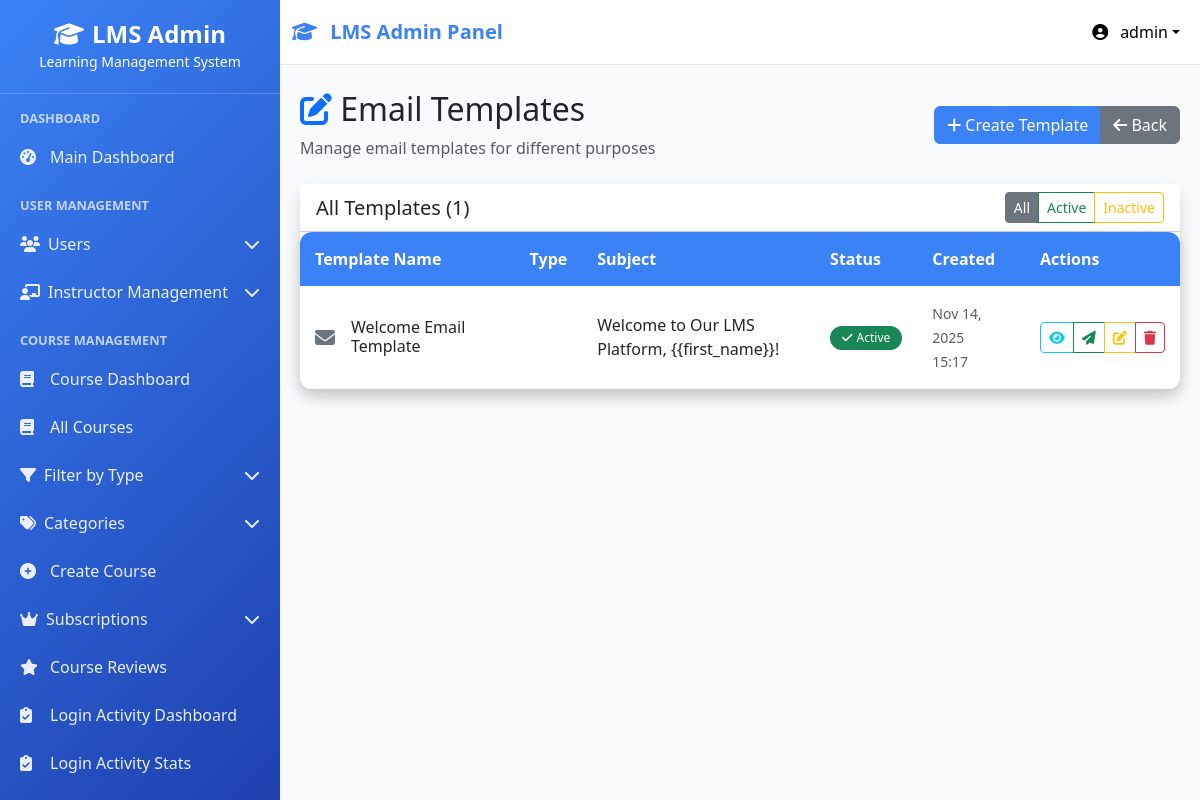
The page /email-templates/ (signed in) on the database its author committed.
### userss/models.py (models this page shows, shortened)
class CustomUser(AbstractUser):
    ROLE_CHOICES = (
    ("superadmin", "Super Admin"),
    ("instructor", "Instructor"),
    ("student", "Student"),
    ("webinar_user", "Webinar User"),  # Add this line
)
    role = models.CharField(max_length=20, choices=ROLE_CHOICES, default="student")
    phone_number = models.CharField(max_length=15, blank=True, null=True)
    profile_picture = models.ImageField(
        upload_to="profile_pics/", blank=True, null=True
    )
    bio = models.TextField(max_length=500, blank=True)
    date_of_birth = models.DateField(blank=True, null=True)
    address = models.TextField(max_length=200, blank=True)
    created_by = models.ForeignKey(
        "self",
        on_delete=models.SET_NULL,
        null=True,
        blank=True,
        related_name="created_users",
    )
    updated_at = models.DateTimeField(auto_now=True)
    class Meta:
        ordering = ["-date_joined"]
        verbose_name = "User"
        verbose_name_plural = "Users"

class EmailTemplate(models.Model):
    name = models.CharField(max_length=100)
    template_type = models.ForeignKey(
        EmailTemplateType,
        on_delete=models.CASCADE,
        related_name='templates'
    )
    subject = models.CharField(max_length=200)
    email_body = models.TextField()
    is_active = models.BooleanField(default=True)
    created_at = models.DateTimeField(auto_now_add=True)
    updated_at = models.DateTimeField(auto_now=True)
    created_by = models.ForeignKey(
        CustomUser,
        on_delete=models.SET_NULL,
        null=True,
        limit_choices_to={'role__in': ['superadmin', 'instructor']}
    )

### userss/views.py (the view)
# urls.py: path("email-templates/", views.manage_email_templates, name="manage_email_templates"),
@login_required
def manage_email_templates(request):
    if request.user.role != 'superadmin':
        return redirect('user_login')
    templates = EmailTemplate.objects.all().order_by('template_type')
    return render(request, 'email_management/templates.html', {'templates': templates})

### userss/templates/email_management/templates.html (shortened to what this page needs)
{% extends 'base.html' %}
{% block content %}
<div class="d-flex justify-content-between align-items-center mb-4">
    <div>
        <h2><i class="fas fa-edit text-primary"></i> Email Templates</h2>
        <p class="text-muted mb-0">Manage email templates for different purposes</p>
    </div>
    <div class="btn-group">
        <a href="{% url 'create_email_template' %}" class="btn btn-primary">
            <i class="fas fa-plus"></i> Create Template
        </a>
        <a href="{% url 'email_dashboard' %}" class="btn btn-secondary">
            <i class="fas fa-arrow-left"></i> Back
        </a>
    </div>
</div>
<div class="card shadow">
    <div class="card-header bg-white">
        <div class="row align-items-center">
            <div class="col-md-6">
                <h5 class="mb-0">All Templates ({{ templates.count }})</h5>
            </div>
            <div class="col-md-6 text-end">
                <div class="btn-group btn-group-sm">
                    <button type="button" class="btn btn-secondary" onclick="filterTemplates('all', this)">All</button>
                    <button type="button" class="btn btn-outline-success" onclick="filterTemplates('active', this)">Active</button>
                    <button type="button" class="btn btn-outline-warning" onclick="filterTemplates('inactive', this)">Inactive</button>
                </div>
            </div>
        </div>
    </div>
    <div class="card-body p-0">
        {% if templates %}
            <div class="table-responsive">
                <table class="table table-hover mb-0">
                    <thead class="table-dark">
                        <tr>
                            <th>Template Name</th>
                            <th>Type</th>
                            <th>Subject</th>
                            <th>Status</th>
                            <th>Created</th>
                            <th>Actions</th>
                        </tr>
                    </thead>
                    <tbody>
                        {% for template in templates %}
                            <tr class="template-row" data-status="{% if template.is_active %}active{% else %}inactive{% endif %}">
                                <td>
                                    <div class="d-flex align-items-center">
                                        <div class="me-3">
                                            {% if template.template_type == 'user_welcome' %}
                                                <i class="fas fa-user-plus text-primary fa-lg"></i>
                                            {% elif template.template_type == 'course_enrollment' %}
                                                <i class="fas fa-book text-info fa-lg"></i>
                                            {% elif template.template_type == 'grade_notification' %}
                                                <i class="fas fa-graduation-cap text-success fa-lg"></i>
                                            {% elif template.template_type == 'system_notice' %}
                                                <i class="fas fa-bell text-warning fa-lg"></i>
                                            {% else %}
                                                <i class="fas fa-envelope text-secondary fa-lg"></i>
                                            {% endif %}
                                        </div>
                                        <div>
                                            <h6 class="mb-0">{{ template.name }}</h6>
                                        </div>
                                    </div>
                                </td>
                                <td>
                                </td>
                                <td>
                                    <div style="max-width: 250px;">
                                        {{ template.subject|truncatechars:50 }}
                                    </div>
                                </td>
                                <td>
                                    {% if template.is_active %}
                                        <span class="badge bg-success">
                                            <i class="fas fa-check me-1"></i>Active
                                        </span>
                                    {% else %}
                                        <span class="badge bg-secondary">
                                            <i class="fas fa-times me-1"></i>Inactive
                                        </span>
                                    {% endif %}
                                </td>
                                <td>
                                    <small class="text-muted">
                                        {{ template.created_at|date:"M d, Y" }}<br>
                                        {{ template.created_at|time:"H:i" }}
                                    </small>
                                </td>
                                <td>
                                    <div class="btn-group btn-group-sm">
                                        <button class="btn btn-outline-info" onclick="openPreviewModal({{ template.id }})">
                                            <i class="fas fa-eye"></i>
                                        </button>
                                        <button class="btn btn-outline-success" onclick="testTemplate({{ template.id }})">
                                            <i class="fas fa-paper-plane"></i>
                                        </button>
                                        <a href="{% url 'edit_email_template' template.id %}" class="btn btn-outline-warning">
                                            <i class="fas fa-edit"></i>
                                        </a>
                                        <a href="{% url 'delete_email_template' template.id %}" class="btn btn-outline-danger">
                                            <i class="fas fa-trash"></i>
                                        </a>
                                    </div>
                                </td>
                            </tr>
                        {% endfor %}
                    </tbody>
                </table>
            </div>
        {% endif %}
    </div>
</div>
{% endblock %}

### userss/templates/base.html (shortened to what this page needs)
<!DOCTYPE html>
<html lang="en">
<head>
    <link href="https://cdnjs.cloudflare.com/ajax/libs/bootstrap/5.3.0/css/bootstrap.min.css" rel="stylesheet">
    <link href="https://cdnjs.cloudflare.com/ajax/libs/font-awesome/6.4.0/css/all.min.css" rel="stylesheet">
</head>
<body>
    <nav class="navbar navbar-expand-lg navbar-light">
        <div class="container-fluid">
            <a class="navbar-brand" href="{% url 'admin_dashboard' %}">
                <i class="fas fa-graduation-cap me-2"></i>
                LMS Admin Panel
            </a>
            <div class="navbar-nav ms-auto">
                <div class="nav-item dropdown">
                    <a class="nav-link dropdown-toggle" href="#" role="button" data-bs-toggle="dropdown"
                        style="color: black !important;">
                        <i class="fas fa-user-circle me-2"></i>
                        {{ user.username|default:"Admin" }}
                    </a>
                </div>
            </div>
        </div>
    </nav>
    <div class="sidebar" id="sidebar">
        <div class="sidebar-header">
            <h4><i class="fas fa-graduation-cap me-2"></i>LMS Admin</h4>
            <small>Learning Management System</small>
        </div>
        <div class="sidebar-content">
            <div class="nav-section">Dashboard</div>
            <a class="nav-link {% if request.resolver_match.url_name == 'admin_dashboard' %}active{% endif %}"
                href="{% url 'admin_dashboard' %}">
                <i class="fas fa-tachometer-alt"></i>
                Main Dashboard
            </a>
            <div class="nav-section">User Management</div>
            <div class="submenu" data-submenu="users">
                <div class="submenu-toggle">
                    <span><i class="fas fa-users me-2"></i>Users</span>
                    <i class="fas fa-chevron-down"></i>
                </div>
            </div>
            <div class="submenu" data-submenu="instructor-management">
                <div class="submenu-toggle">
                    <span><i class="fas fa-chalkboard-teacher me-2"></i>Instructor Management</span>
                    <i class="fas fa-chevron-down"></i>
                </div>
            </div>
            <div class="nav-section">Course Management</div>
            <a class="nav-link {% if 'course_dashboard' in request.resolver_match.url_name %}active{% endif %}"
                href="{% url 'courses:course_dashboard' %}">
                <i class="fas fa-book"></i>
                Course Dashboard
            </a>
            <a class="nav-link {% if 'manage_courses' in request.resolver_match.url_name %}active{% endif %}"
                href="{% url 'courses:manage_courses' %}">
                <i class="fas fa-book"></i>
                All Courses
            </a>
            <div class="submenu" data-submenu="course-types">
                <div class="submenu-toggle">
                    <span><i class="fas fa-filter me-2"></i>Filter by Type</span>
                    <i class="fas fa-chevron-down"></i>
                </div>
            </div>
            <div class="submenu" data-submenu="categories">
                <div class="submenu-toggle">
                    <span><i class="fas fa-tags me-2"></i>Categories</span>
                    <i class="fas fa-chevron-down"></i>
                </div>
            </div>
            <a class="nav-link {% if 'create_course' in request.resolver_match.url_name %}active{% endif %}"
                href="{% url 'courses:create_course' %}">
                <i class="fas fa-plus-circle"></i>
                Create Course
            </a>
            {% if request.user.role == 'superadmin' %}
            <div class="submenu" data-submenu="subscriptions">
                <div class="submenu-toggle">
                    <span><i class="fas fa-crown me-2"></i>Subscriptions</span>
                    <i class="fas fa-chevron-down"></i>
                </div>
            </div>
            {% endif %}
            {% if request.user.role in 'superadmin,instructor' %}
            <a class="nav-link {% if 'course_reviews' in request.resolver_match.url_name %}active{% endif %}"
                href="{% url 'courses:course_reviews' %}">
                <i class="fas fa-star"></i>
                Course Reviews
            </a>
            {% endif %}
            {% if request.user.role == 'superadmin' %}
            <a class="nav-link {% if 'attendance_dashboard' in request.resolver_match.url_name %}active{% endif %}"
                href="{% url 'courses:attendance_dashboard' %}">
                <i class="fas fa-clipboard-check"></i>
                Login Activity Dashboard
            </a>
            <a class="nav-link {% if 'attendance_status' in request.resolver_match.url_name %}active{% endif %}"
                href="{% url 'courses:attendance_status' %}">
                <i class="fas fa-clipboard-check"></i>
                Login Activity Stats
            </a>
            {% endif %}
            <div class="submenu" data-submenu="batches">
                <div class="submenu-toggle">
                </div>
            </div>
        </div>
    </div>
    <div class="main-content">
        {% block content %}
        {% endblock %}
    </div>
</body>
</html>

### rows shown on the page
CustomUser: username "admin"
EmailTemplate: name "Welcome Email Template", subject "Welcome to Our LMS Platform, {{first_name}}!", is_active True (drawn), created_at "Nov 14, 2025", created_at "15:17"

### other values the page prints
{{ templates.count }} "1"
